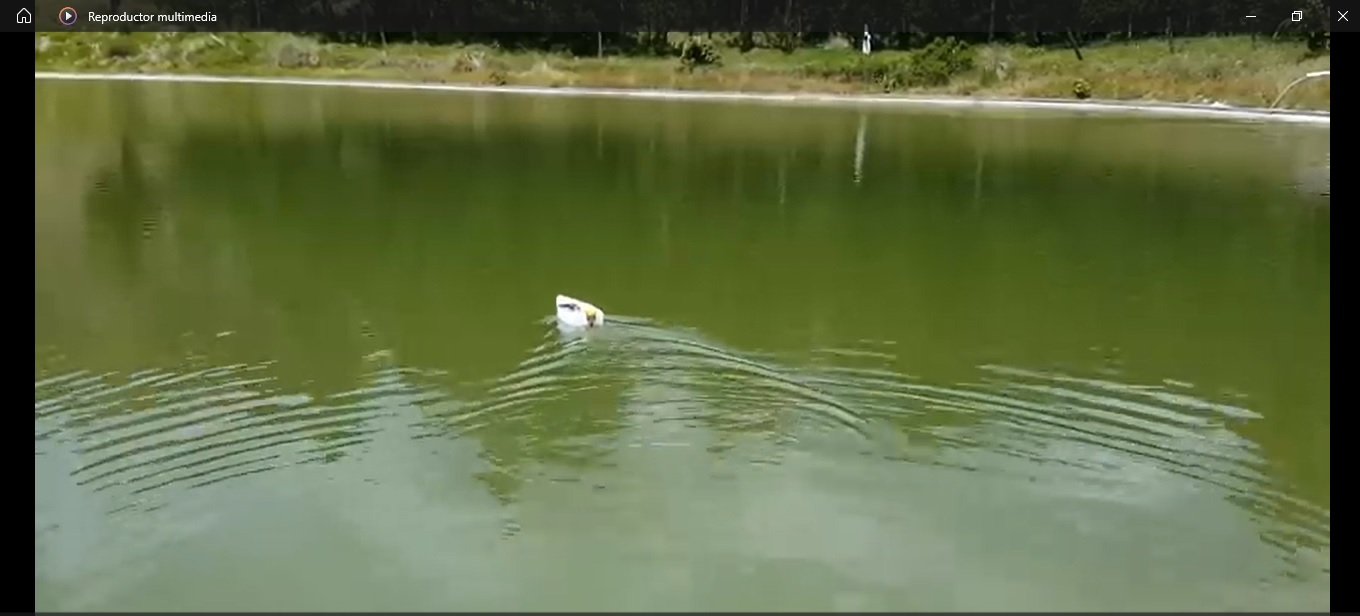
#> input picture img/sintitulo.jpg, 1360 x 616 px, found by its file name
$ python detector_desenfoque.py
#> lines starting #> are read from the running program, lines starting #| are printed output that depends on the picture; long printed decimals are rounded
#> further down, imagen is the input picture: shape (616, 1360, 3); mean B, G, R 68.8, 109.7, 97.6
import cv2
import numpy as np

def calcular_desenfoque(imagen):
    # Convertir a escala de grises
    gris = cv2.cvtColor(imagen, cv2.COLOR_BGR2GRAY)
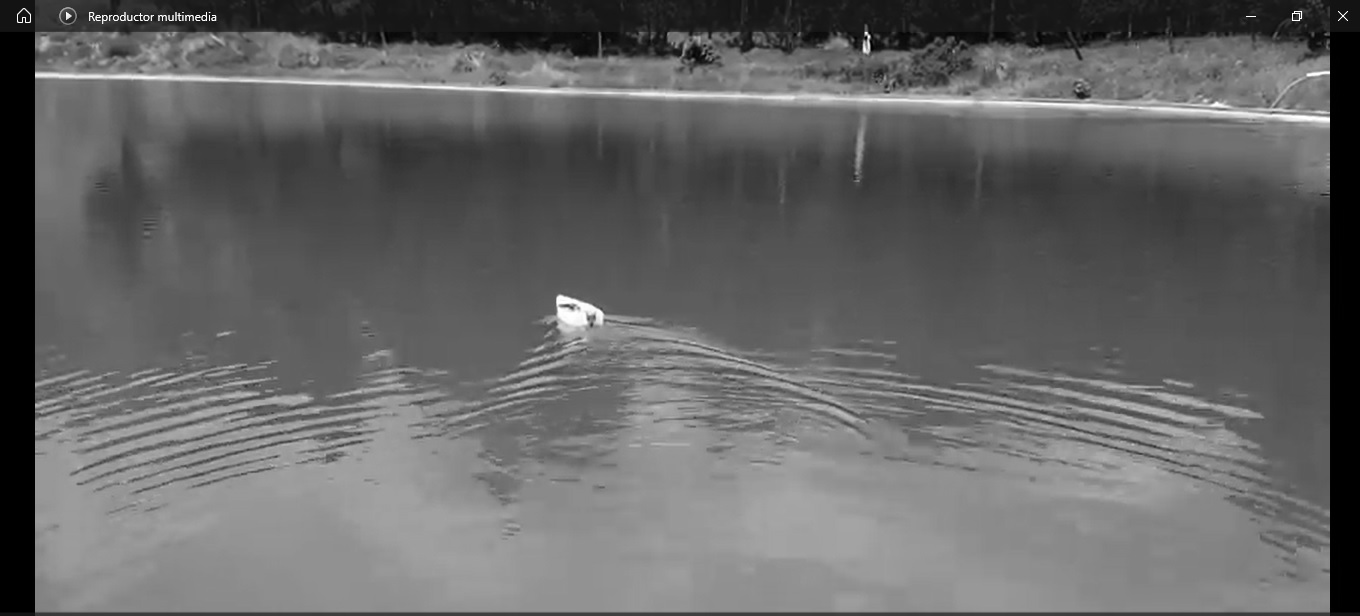
#> gris: shape (616, 1360); min 0, max 255, mean 101.4

    # Aplicar la Transformada de Fourier
    dft = cv2.dft(np.float32(gris), flags=cv2.DFT_COMPLEX_OUTPUT)
    dft_shift = np.fft.fftshift(dft)

    # Calcular el espectro de magnitud
    magnitud = cv2.magnitude(dft_shift[:, :, 0], dft_shift[:, :, 1])
    espectro_magnitud = 20 * np.log(magnitud)
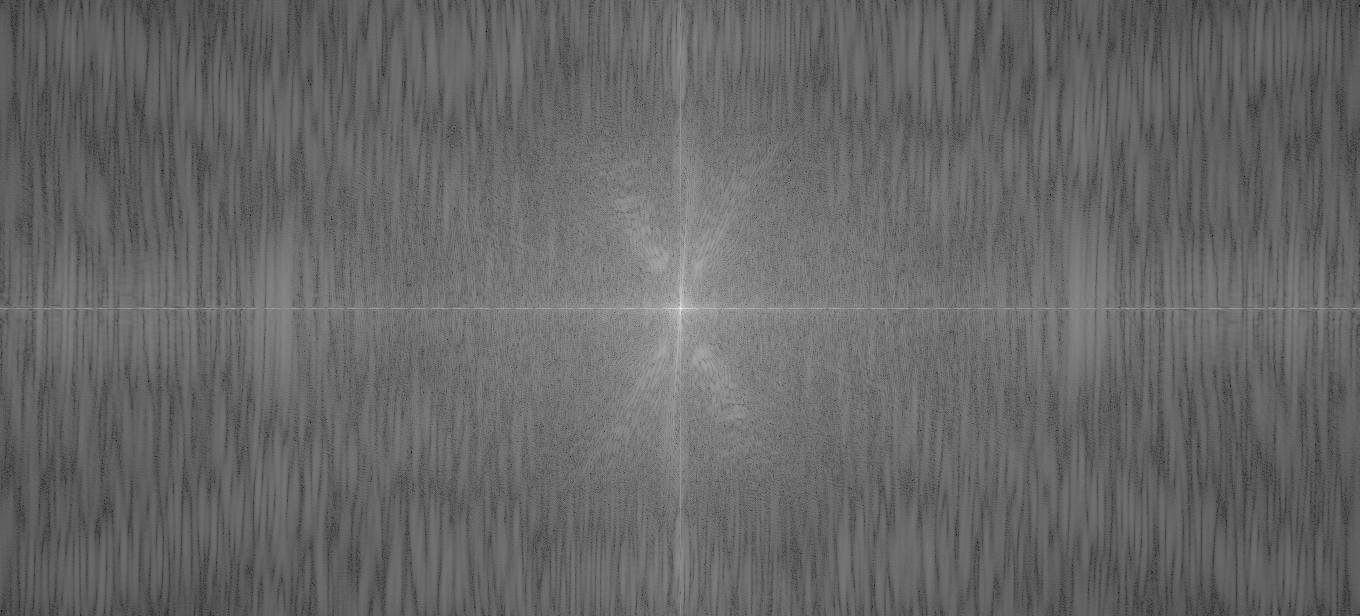
#> espectro_magnitud: shape (616, 1360) float32; min 17.8, max 365.2, mean 158.5; drawn with min black and max white

    # Normalizar el espectro de magnitud
    espectro_magnitud = np.asarray(espectro_magnitud, dtype=np.uint8)
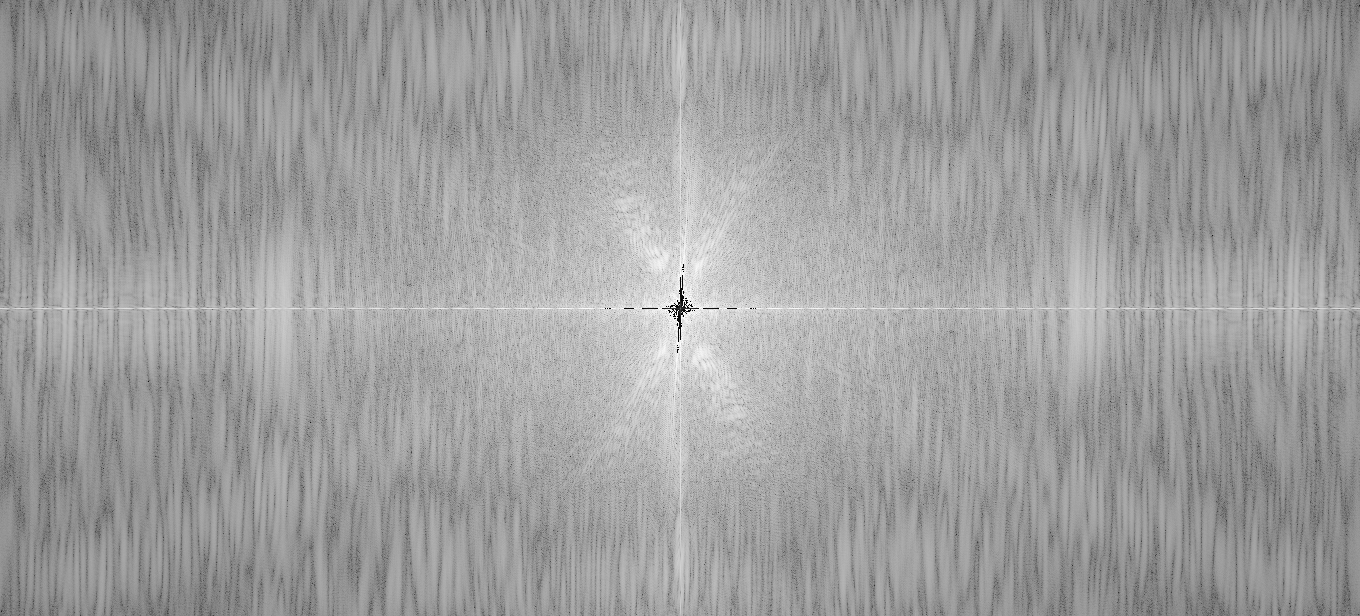
#> espectro_magnitud: shape (616, 1360); min 0, max 255, mean 157.9

    # Calcular la métrica de desenfoque (por ejemplo, el valor promedio)
    promedio_magnitud = np.mean(espectro_magnitud)
#> promedio_magnitud = 157.9

    return promedio_magnitud

# Cargar la imagen
imagen = cv2.imread('C:/Users/lichi/Desktop/Tesis/detector-obstaculos-logica-difusa/img/sintitulo.jpg')

# Calcular el nivel de desenfoque
nivel_desenfoque = calcular_desenfoque(imagen)
#> nivel_desenfoque = 157.9
print(f'Nivel de desenfoque: {nivel_desenfoque}')
#| Nivel de desenfoque: 157.906

# Definir un umbral para determinar si está desenfocada
umbral_desenfoque = 150  # Puedes ajustar este valor según tus necesidades
if nivel_desenfoque < umbral_desenfoque:
    print("La imagen está desenfocada")
else:
    print("La imagen está enfocada")

$ run again, with img/1366.jpg copied over img/sintitulo.jpg
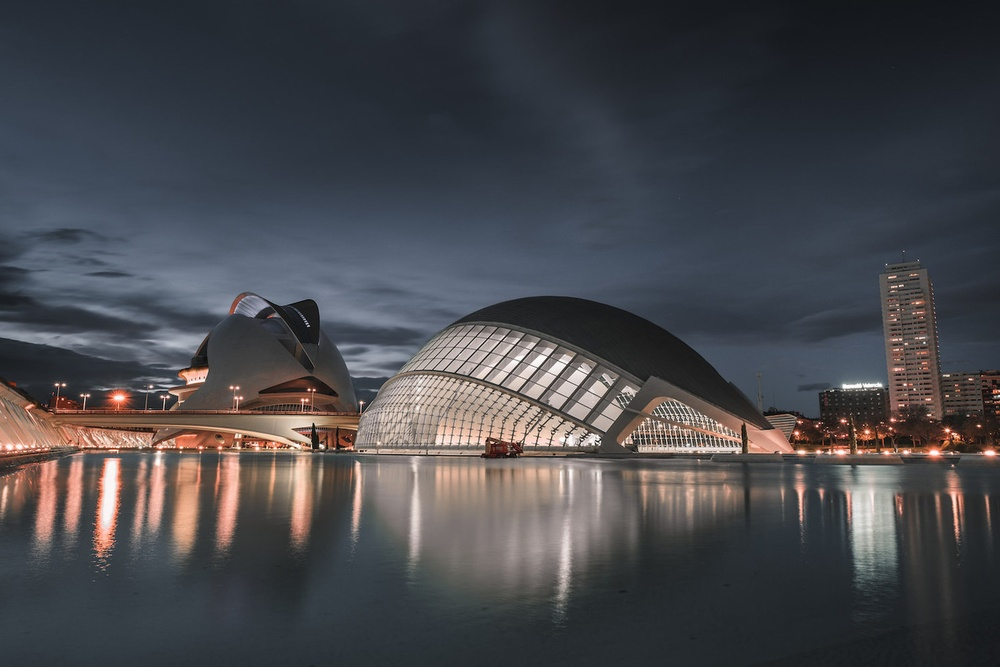
#> input picture img/1366.jpg, 1000 x 667 px, shrunk from 1366 x 911 before the run, found by its file name
#> imagen is the input picture: shape (667, 1000, 3); mean B, G, R 75.9, 71.5, 71.2
#> in calcular_desenfoque, `espectro_magnitud = 20 * np.log(magnitud)`:
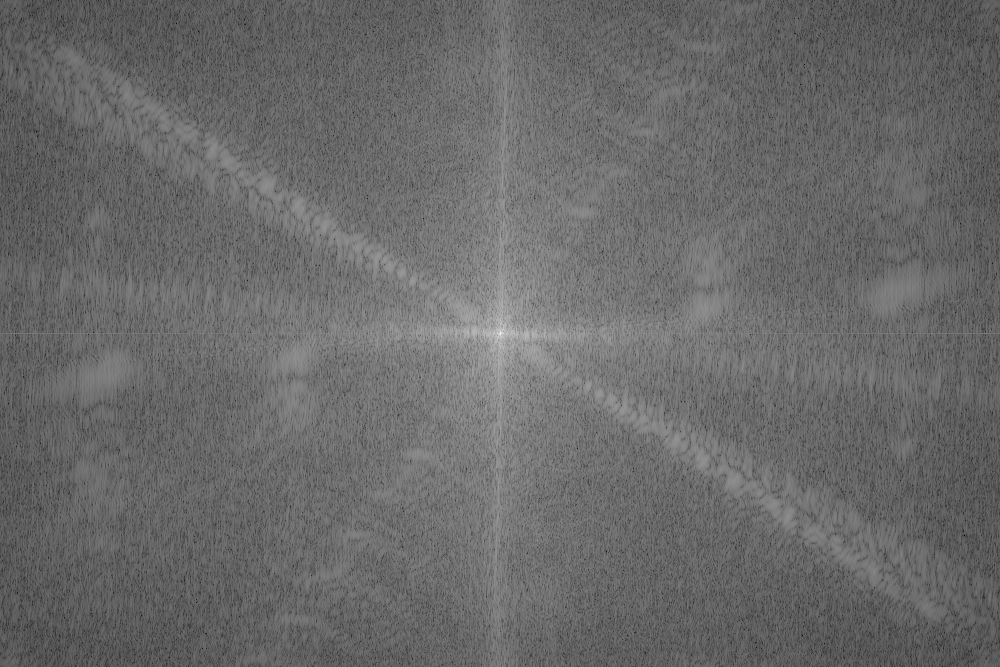
#> espectro_magnitud: shape (667, 1000) float32; min 37.91, max 353.7, mean 168.9; drawn with min black and max white
#> in calcular_desenfoque, `espectro_magnitud = np.asarray(espectro_magnitud, dtype=np.uint8)`:
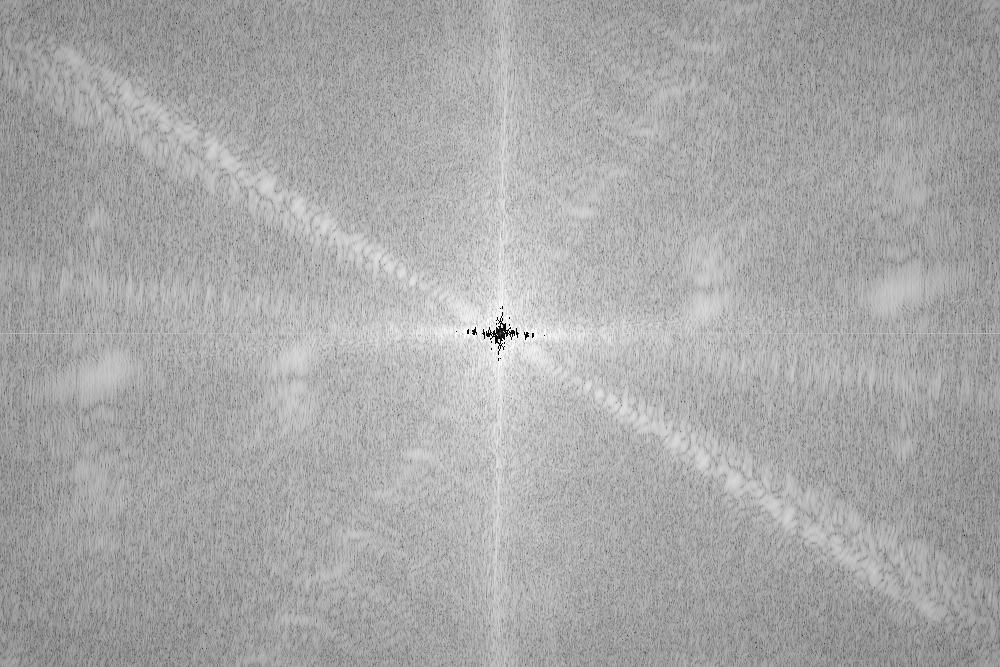
#> espectro_magnitud: shape (667, 1000); min 0, max 255, mean 168.3
#> promedio_magnitud = 168.3
#| Nivel de desenfoque: 168.258
